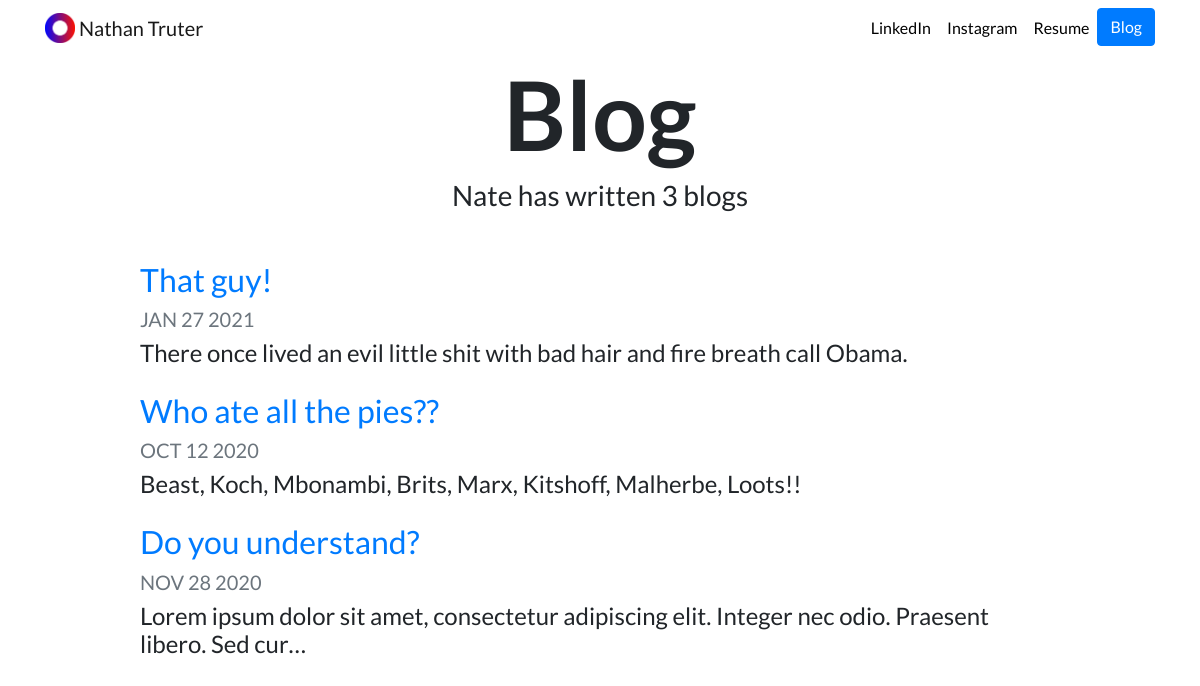
Page /blog/ on the earlier database version.
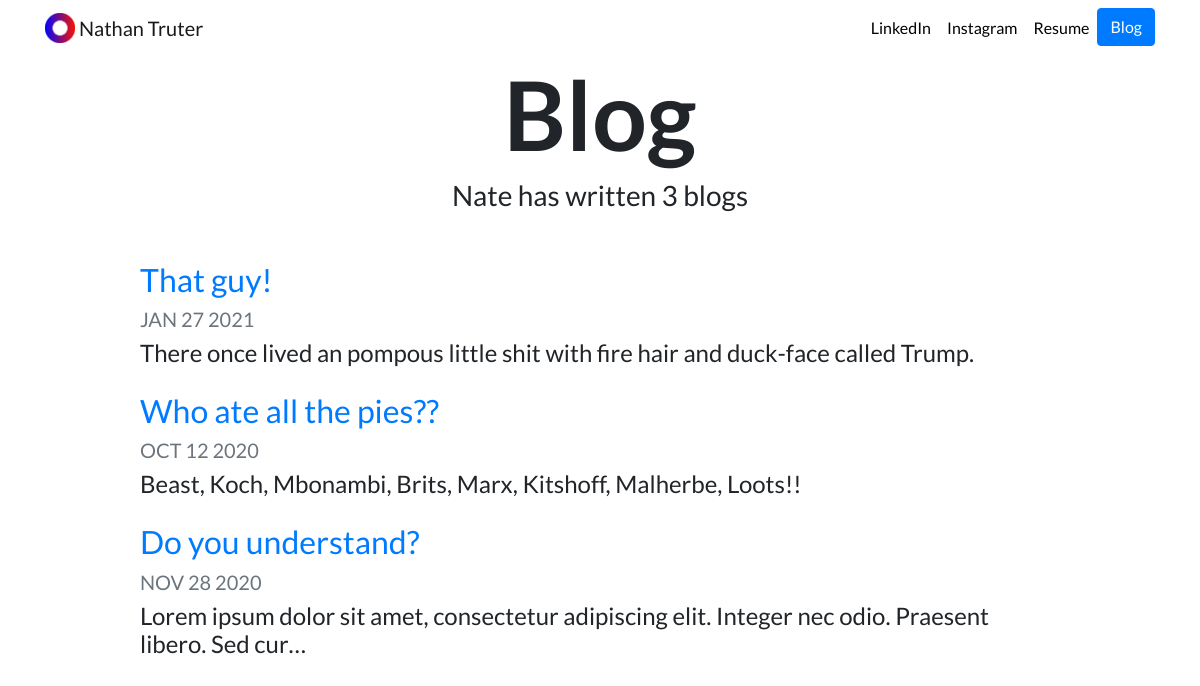
Same page on the later database version.
### blog/models.py (models this page shows, shortened)
class Blog(models.Model):
    title = models.CharField(max_length = 200)
    date = models.DateField()
    description = models.TextField()

### blog/views.py (the view)
# urls.py: path('', views.all_blogs, name='all_blogs'),
def all_blogs(request):
    blogs = Blog.objects.all()
    return render(request, 'blog/all_blogs.html', {'blogs':blogs})

### blog/templates/blog/all_blogs.html
{% extends "portfolio/base.html" %}
{% load static %}
{% block content %}
<h1 id="blogtitle" class="font-weight-bold text-center">Blog</h1>
<h3 class="text-center mb-5">Nate has written {{ blogs.count }} blog{{ blogs.count|pluralize }}</h3>
{% for blog in blogs %}
<div class="row justify-content-center my-3">
  <div class="col-md-10">
    <a href="{% url 'blog:detail' blog.id %}">
      <h2>{{ blog.title }}</h2>
    </a>
    <h5 class="text-muted">{{ blog.date|date:'M d Y'|upper }}</h5>
    <h4>{{ blog.description|striptags|truncatechars:100 }}</h4>
  </div>
</div>
{% endfor %}
{% endblock %}

Differences in the rows shown:
changed Blog "That guy!": description "There once lived an evil little shit with bad hair and fire breath call Obama." → "There once lived an pompous little shit with fire hair and duck-face called Trump."
